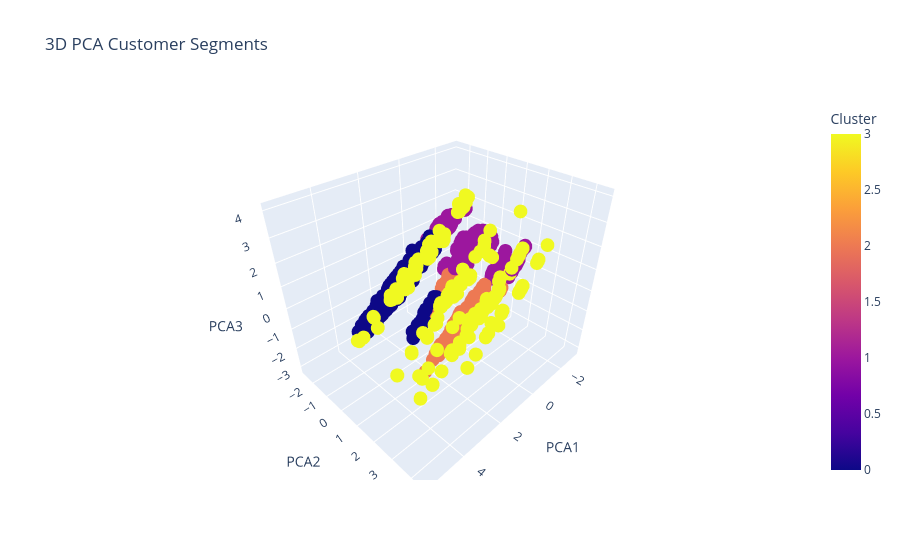

Here is the notebook cell this chart was saved with:
### Code cell
import plotly.express as px
fig = px.scatter_3d(
    pca_df,
    x='PCA1', y='PCA2', z='PCA3',
    color='Cluster',
    title='3D PCA Customer Segments',
)
fig.show()

### Figure 1 — Plotly figure (JSON) as saved in the notebook; plotly's stock layout.template omitted (floating-point values rounded to 4 significant figures; data arrays with more than 128 entries replaced by an {"elided": "..."} marker saying what was removed)
{"data": [{"hovertemplate": "PCA1=%{x}<br>PCA2=%{y}<br>PCA3=%{z}<br>Cluster=%{marker.color}<extra></extra>", "legendgroup": "", "marker": {"color": {"elided": "2000 int values"}, "coloraxis": "coloraxis", "symbol": "circle"}, "mode": "markers", "name": "", "scene": "scene", "showlegend": false, "type": "scatter3d", "x": {"elided": "2000 float values"}, "y": {"elided": "2000 float values"}, "z": {"elided": "2000 float values"}}], "layout": {"coloraxis": {"colorbar": {"title": {"text": "Cluster"}}, "colorscale": [[0, "#0d0887"], [0.1111, "#46039f"], [0.2222, "#7201a8"], [0.3333, "#9c179e"], [0.4444, "#bd3786"], [0.5556, "#d8576b"], [0.6667, "#ed7953"], [0.7778, "#fb9f3a"], [0.8889, "#fdca26"], [1, "#f0f921"]]}, "legend": {"tracegroupgap": 0}, "scene": {"domain": {"x": [0, 1], "y": [0, 1]}, "xaxis": {"title": {"text": "PCA1"}}, "yaxis": {"title": {"text": "PCA2"}}, "zaxis": {"title": {"text": "PCA3"}}}, "title": {"text": "3D PCA Customer Segments"}}}
